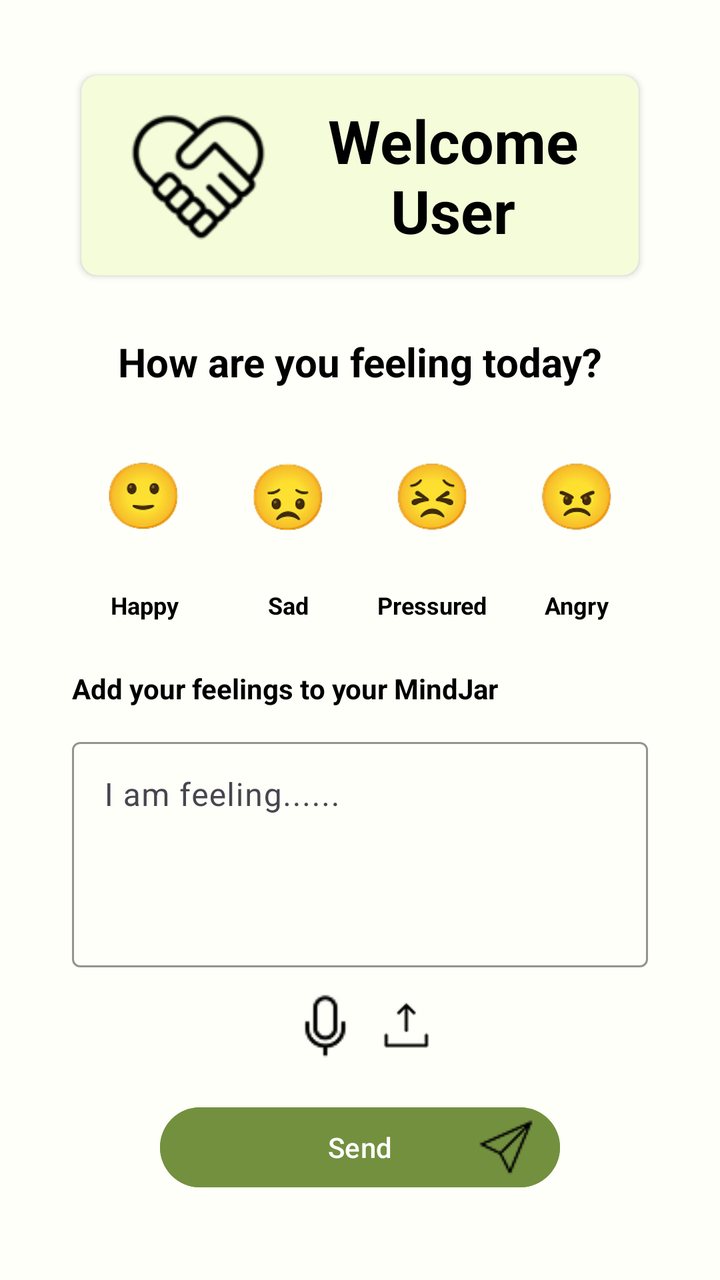
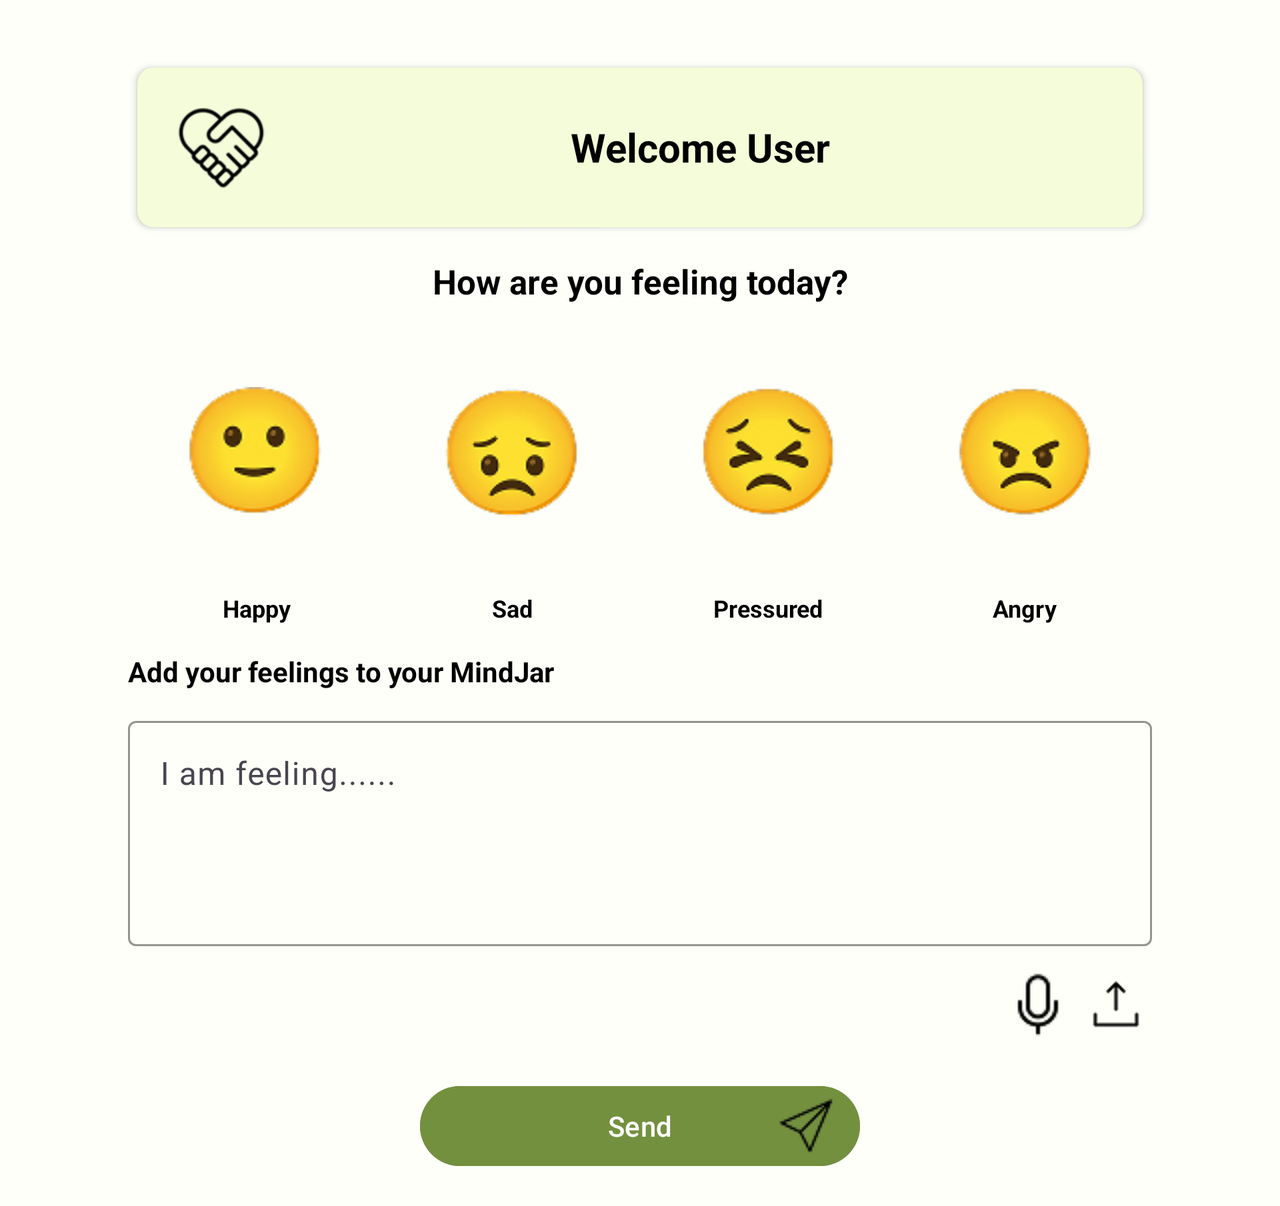

First picture: res/layout/ on a phone held upright. Second picture: the repository's own variant of that layout, on a device whose configuration matches the variant's folder. Source for both follows.
<!-- AndroidManifest.xml: application theme Theme.MyApplication -->
<!-- res/layout/fragment_home.xml -->
<?xml version="1.0" encoding="utf-8"?>
<androidx.core.widget.NestedScrollView
    xmlns:android="http://schemas.android.com/apk/res/android"
    xmlns:app="http://schemas.android.com/apk/res-auto"
    xmlns:tools="http://schemas.android.com/tools"
    android:layout_width="match_parent"
    android:layout_height="match_parent"
    android:fillViewport="true"
    android:background="@color/background_light"
    tools:context=".ui.home.HomeFragment">

    <androidx.constraintlayout.widget.ConstraintLayout
        android:layout_width="match_parent"
        android:layout_height="wrap_content">

        
        <androidx.constraintlayout.widget.Guideline
            android:id="@+id/verticalConstraint1"
            android:layout_width="wrap_content"
            android:layout_height="wrap_content"
            android:orientation="vertical"
            app:layout_constraintGuide_percent="0.10"/>

        <androidx.constraintlayout.widget.Guideline
            android:id="@+id/verticalConstraint2"
            android:layout_width="wrap_content"
            android:layout_height="wrap_content"
            android:orientation="vertical"
            app:layout_constraintGuide_percent="0.90"/>

        <androidx.constraintlayout.widget.Guideline
            android:id="@+id/horizontalConstraint1"
            android:layout_width="wrap_content"
            android:layout_height="wrap_content"
            android:orientation="horizontal"
            app:layout_constraintGuide_percent="0.05" />

        
        <androidx.cardview.widget.CardView
            android:id="@+id/cardView"
            android:layout_width="0dp"
            android:layout_height="wrap_content"
            app:cardUseCompatPadding="true"
            app:cardCornerRadius="8dp"
            app:cardElevation="2dp"
            app:cardBackgroundColor="#F4FCD9"
            app:layout_constraintTop_toTopOf="@id/horizontalConstraint1"
            app:layout_constraintStart_toStartOf="@id/verticalConstraint1"
            app:layout_constraintEnd_toStartOf="@id/verticalConstraint2">

            <LinearLayout
                android:layout_width="match_parent"
                android:layout_height="100dp"
                android:orientation="horizontal"
                android:gravity="center_vertical"
                android:padding="12dp">

                <ImageView
                    android:id="@+id/imageView"
                    android:layout_width="93dp"
                    android:layout_height="match_parent"
                    android:scaleType="centerInside"
                    android:src="@drawable/handshake"
                    android:contentDescription="@string/cd_handshake"/>

                <TextView
                    android:id="@+id/textWelcomeUser"
                    android:layout_width="0dp"
                    android:layout_height="match_parent"
                    android:layout_weight="1"
                    android:gravity="center"
                    android:text="@string/home_welcome_user"
                    android:textSize="30sp"
                    android:textStyle="bold" />
            </LinearLayout>
        </androidx.cardview.widget.CardView>

        <TextView
            android:id="@+id/textView9"
            android:layout_width="0dp"
            android:layout_height="wrap_content"
            android:layout_marginTop="24dp"
            android:text="@string/home_feeling_question"
            android:textSize="20sp"
            android:textStyle="bold"
            android:gravity="center"
            app:layout_constraintTop_toBottomOf="@id/cardView"
            app:layout_constraintStart_toStartOf="@id/verticalConstraint1"
            app:layout_constraintEnd_toStartOf="@id/verticalConstraint2" />

        
        <LinearLayout
            android:id="@+id/linearLayout"
            android:layout_width="0dp"
            android:layout_height="84dp"
            android:layout_marginTop="12dp"
            android:orientation="horizontal"
            app:layout_constraintTop_toBottomOf="@id/textView9"
            app:layout_constraintStart_toStartOf="@id/verticalConstraint1"
            app:layout_constraintEnd_toStartOf="@id/verticalConstraint2">

            <ImageView
                android:background="@drawable/bg_emotion_ripple"
                android:padding="12dp"
                android:clickable="true"
                android:focusable="true"
                android:id="@+id/happyIcon"
                android:layout_width="0dp"
                android:layout_height="match_parent"
                android:layout_weight="1"
                android:layout_margin="5dp"
                android:scaleType="centerInside"
                android:src="@drawable/slightly_happy"
                android:contentDescription="@string/cd_happy"/>

            <ImageView
                android:background="@drawable/bg_emotion_ripple"
                android:padding="12dp"
                android:clickable="true"
                android:focusable="true"
                android:id="@+id/sadIcon"
                android:layout_width="0dp"
                android:layout_height="match_parent"
                android:layout_weight="1"
                android:layout_margin="5dp"
                android:scaleType="centerInside"
                android:src="@drawable/sad"
                android:contentDescription="@string/cd_sad"/>

            <ImageView
                android:background="@drawable/bg_emotion_ripple"
                android:padding="12dp"
                android:clickable="true"
                android:focusable="true"
                android:id="@+id/pressuredIcon"
                android:layout_width="0dp"
                android:layout_height="match_parent"
                android:layout_weight="1"
                android:layout_margin="5dp"
                android:scaleType="centerInside"
                android:src="@drawable/scrunched_eyes"
                android:contentDescription="@string/cd_pressured"/>

            <ImageView
                android:background="@drawable/bg_emotion_ripple"
                android:padding="12dp"
                android:clickable="true"
                android:focusable="true"
                android:id="@+id/angryIcon"
                android:layout_width="0dp"
                android:layout_height="match_parent"
                android:layout_weight="1"
                android:layout_margin="5dp"
                android:scaleType="centerInside"
                android:src="@drawable/rage"
                android:contentDescription="@string/cd_angry"/>
        </LinearLayout>

        
        <LinearLayout
            android:id="@+id/labelsRow"
            android:layout_width="0dp"
            android:layout_height="wrap_content"
            android:layout_marginTop="4dp"
            android:orientation="horizontal"
            app:layout_constraintTop_toBottomOf="@id/linearLayout"
            app:layout_constraintStart_toStartOf="@id/verticalConstraint1"
            app:layout_constraintEnd_toStartOf="@id/verticalConstraint2">

            <TextView
                android:id="@+id/textHappy"
                android:layout_width="0dp"
                android:layout_height="wrap_content"
                android:layout_weight="1"
                android:gravity="center"
                android:text="@string/label_happy"
                android:textSize="12sp"
                android:textStyle="bold"/>

            <TextView
                android:id="@+id/textSad"
                android:layout_width="0dp"
                android:layout_height="wrap_content"
                android:layout_weight="1"
                android:gravity="center"
                android:text="@string/label_sad"
                android:textSize="12sp"
                android:textStyle="bold"/>

            <TextView
                android:id="@+id/textPressured"
                android:layout_width="0dp"
                android:layout_height="wrap_content"
                android:layout_weight="1"
                android:gravity="center"
                android:text="@string/label_pressured"
                android:textSize="12sp"
                android:textStyle="bold"/>

            <TextView
                android:id="@+id/textAngry"
                android:layout_width="0dp"
                android:layout_height="wrap_content"
                android:layout_weight="1"
                android:gravity="center"
                android:text="@string/label_angry"
                android:textSize="12sp"
                android:textStyle="bold"/>
        </LinearLayout>

        <TextView
            android:id="@+id/textView10"
            android:layout_width="0dp"
            android:layout_height="wrap_content"
            android:layout_marginTop="24dp"
            android:text="@string/home_add_your_feelings"
            android:textSize="14sp"
            android:textStyle="bold"
            app:layout_constraintTop_toBottomOf="@id/labelsRow"
            app:layout_constraintStart_toStartOf="@id/verticalConstraint1"
            app:layout_constraintEnd_toStartOf="@id/verticalConstraint2" />

        <com.google.android.material.textfield.TextInputLayout
            android:id="@+id/textInputLayout"
            android:layout_width="0dp"
            android:layout_height="wrap_content"
            android:layout_marginTop="12dp"
            app:boxStrokeColor="@color/black"
            app:boxBackgroundMode="outline"
            app:layout_constraintTop_toBottomOf="@id/textView10"
            app:layout_constraintStart_toStartOf="@id/verticalConstraint1"
            app:layout_constraintEnd_toStartOf="@id/verticalConstraint2">

            <com.google.android.material.textfield.TextInputEditText
                android:id="@+id/inputFeeling"
                android:layout_width="match_parent"
                android:layout_height="wrap_content"
                android:minLines="4"
                android:gravity="top|start"
                android:inputType="textMultiLine"
                android:hint="@string/home_feeling_hint"
                 />
        </com.google.android.material.textfield.TextInputLayout>

        <LinearLayout
            android:id="@+id/attachmentsRow"
            android:layout_width="wrap_content"
            android:layout_height="42dp"
            android:layout_marginTop="8dp"
            android:gravity="end|center_vertical"
            android:orientation="horizontal"
            app:layout_constraintTop_toBottomOf="@id/textInputLayout"
            app:layout_constraintEnd_toStartOf="@id/verticalConstraint2"
            app:layout_constraintStart_toStartOf="@id/verticalConstraint1">

            <ImageView
                android:id="@+id/imageView7"
                android:layout_width="46dp"
                android:layout_height="match_parent"
                android:src="@drawable/microphone"
                android:contentDescription="@string/cd_microphone" />

            <ImageView
                android:id="@+id/imageView8"
                android:layout_width="35dp"
                android:layout_height="match_parent"
                android:src="@drawable/upload"
                android:contentDescription="@string/cd_upload" />
        </LinearLayout>

        <Button
            android:id="@+id/button"
            android:layout_width="200dp"
            android:layout_height="wrap_content"
            android:layout_marginTop="16dp"
            android:text="@string/home_send"
            android:backgroundTint="@color/button_green"
            app:layout_constraintTop_toBottomOf="@id/attachmentsRow"
            app:layout_constraintStart_toStartOf="@id/verticalConstraint1"
            app:layout_constraintEnd_toStartOf="@id/verticalConstraint2" />

        <ImageView
            android:id="@+id/imageView10"
            android:layout_width="wrap_content"
            android:layout_height="wrap_content"
            android:src="@drawable/sent"
            android:contentDescription="@string/cd_sent"
            app:layout_constraintTop_toTopOf="@id/button"
            app:layout_constraintBottom_toBottomOf="@id/button"
            app:layout_constraintEnd_toEndOf="@id/button" />
    </androidx.constraintlayout.widget.ConstraintLayout>
</androidx.core.widget.NestedScrollView>
<!-- resources referenced by this layout -->
<resources>
  <color name="background_light">#FDFFF8</color>
  <color name="black">#FF000000</color>
  <color name="button_green">#73903F</color>
  <!-- drawable bg_emotion_ripple (drawable) -->
  <?xml version="1.0" encoding="utf-8"?>
  <ripple xmlns:android="http://schemas.android.com/apk/res/android"
      android:color="#3373903F">
  
      <item android:drawable="@drawable/bg_emotion_selector"/>
  </ripple>
  <!-- drawable handshake: png bitmap (drawable, 3329 bytes) -->
  <!-- drawable microphone: png bitmap (drawable, 717 bytes) -->
  <!-- drawable rage: png bitmap (drawable, 7156 bytes) -->
  <!-- drawable sad: png bitmap (drawable, 7088 bytes) -->
  <!-- drawable scrunched_eyes: png bitmap (drawable, 7584 bytes) -->
  <!-- drawable sent: png bitmap (drawable, 726 bytes) -->
  <!-- drawable slightly_happy: png bitmap (drawable, 6853 bytes) -->
  <!-- drawable upload: png bitmap (drawable, 522 bytes) -->
  <string name="cd_angry">Angry emoji</string>
  <string name="cd_handshake">Handshake illustration</string>
  <string name="cd_happy">Happy emoji</string>
  <string name="cd_microphone">Record voice</string>
  <string name="cd_pressured">Pressured emoji</string>
  <string name="cd_sad">Sad emoji</string>
  <string name="cd_sent">Sent indicator</string>
  <string name="cd_upload">Upload attachment</string>
  <string name="home_add_your_feelings">Add your feelings to your MindJar</string>
  <string name="home_feeling_hint">I am feeling......</string>
  <string name="home_feeling_question">How are you feeling today?</string>
  <string name="home_send">Send</string>
  <string name="home_welcome_user">Welcome User</string>
  <string name="label_angry">Angry</string>
  <string name="label_happy">Happy</string>
  <string name="label_pressured">Pressured</string>
  <string name="label_sad">Sad</string>
  <style name="Theme.MyApplication" parent="Base.Theme.MyApplication" />
  <!-- drawable bg_emotion_selector (drawable) -->
  <?xml version="1.0" encoding="utf-8"?>
  <selector xmlns:android="http://schemas.android.com/apk/res/android">
      <item android:state_selected="true"
          android:drawable="@drawable/bg_emotion_selected"/>
      <item android:drawable="@drawable/bg_emotion_default"/>
  </selector>
  <style name="Base.Theme.MyApplication" parent="Theme.Material3.DayNight.NoActionBar">
          
          
          <item name="android:textColor">@color/black</item>
      </style>
  <!-- drawable bg_emotion_selected (drawable) -->
  <?xml version="1.0" encoding="utf-8"?>
  <shape xmlns:android="http://schemas.android.com/apk/res/android">
      <solid android:color="#EAF2E3"/> 
      <stroke
          android:width="2dp"
          android:color="#73903F"/>
      <corners android:radius="12dp"/>
  </shape>
</resources>
<!-- res/layout-land/fragment_home.xml (the repository's variant of the layout above) -->
<!-- drawn on the phone turned sideways -->
<?xml version="1.0" encoding="utf-8"?>
<androidx.core.widget.NestedScrollView
    xmlns:android="http://schemas.android.com/apk/res/android"
    xmlns:app="http://schemas.android.com/apk/res-auto"
    xmlns:tools="http://schemas.android.com/tools"
    android:layout_width="match_parent"
    android:layout_height="match_parent"
    android:fillViewport="true"
    android:scrollbars="vertical"
    android:overScrollMode="always"
    android:isScrollContainer="true"
    android:clipToPadding="false"
    android:paddingTop="16dp"
    android:paddingBottom="16dp"
    android:background="@color/background_light"
    tools:context=".ui.home.HomeFragment">

    <androidx.constraintlayout.widget.ConstraintLayout
        android:layout_width="match_parent"
        android:layout_height="wrap_content">

        
        <androidx.constraintlayout.widget.Guideline
            android:id="@+id/verticalConstraint1"
            android:orientation="vertical"
            android:layout_width="wrap_content"
            android:layout_height="wrap_content"
            app:layout_constraintGuide_percent="0.10" />

        <androidx.constraintlayout.widget.Guideline
            android:id="@+id/verticalConstraint2"
            android:orientation="vertical"
            android:layout_width="wrap_content"
            android:layout_height="wrap_content"
            app:layout_constraintGuide_percent="0.90" />

        
        <androidx.cardview.widget.CardView
            android:id="@+id/cardView"
            android:layout_width="0dp"
            android:layout_height="wrap_content"
            android:layout_marginTop="12dp"
            app:cardBackgroundColor="#F4FCD9"
            app:layout_constraintTop_toTopOf="parent"
            app:layout_constraintStart_toStartOf="@id/verticalConstraint1"
            app:layout_constraintEnd_toStartOf="@id/verticalConstraint2"
            app:layout_constraintWidth_max="900dp"
            app:cardUseCompatPadding="true"
            app:cardCornerRadius="8dp"
            app:cardElevation="2dp">

            <LinearLayout
                android:layout_width="match_parent"
                android:layout_height="80dp"
                android:orientation="horizontal"
                android:gravity="center_vertical"
                android:padding="12dp"
                android:baselineAligned="false">

                <ImageView
                    android:id="@+id/imageView"
                    android:layout_width="60dp"
                    android:layout_height="match_parent"
                    android:scaleType="centerInside"
                    android:src="@drawable/handshake"
                    android:contentDescription="@string/cd_handshake"/>

                <TextView
                    android:id="@+id/textWelcomeUser"
                    android:layout_width="0dp"
                    android:layout_height="match_parent"
                    android:layout_weight="1"
                    android:gravity="center"
                    android:text="@string/home_welcome_user"
                    android:textSize="20sp"
                    android:textStyle="bold" />
            </LinearLayout>
        </androidx.cardview.widget.CardView>

        <TextView
            android:id="@+id/textView9"
            android:layout_width="0dp"
            android:layout_height="wrap_content"
            android:layout_marginTop="10dp"
            android:gravity="center"
            android:text="@string/home_feeling_question"
            android:textSize="17sp"
            android:textStyle="bold"
            app:layout_constraintStart_toStartOf="@id/verticalConstraint1"
            app:layout_constraintEnd_toStartOf="@id/verticalConstraint2"
            app:layout_constraintTop_toBottomOf="@id/cardView"
            app:layout_constraintWidth_max="900dp"/>

        
        <LinearLayout
            android:id="@+id/linearLayout"
            android:layout_width="0dp"
            android:layout_height="128dp"
            android:layout_marginTop="10dp"
            android:orientation="horizontal"
            android:baselineAligned="false"
            app:layout_constraintStart_toStartOf="@id/verticalConstraint1"
            app:layout_constraintEnd_toStartOf="@id/verticalConstraint2"
            app:layout_constraintTop_toBottomOf="@id/textView9"
            app:layout_constraintWidth_max="900dp">

            
            <FrameLayout
                android:layout_width="0dp"
                android:layout_height="match_parent"
                android:layout_weight="1"
                android:layout_margin="6dp"
                android:padding="10dp">
                <ImageView
                    android:background="@drawable/bg_emotion_ripple"
                    android:padding="12dp"
                    android:clickable="true"
                    android:focusable="true"
                    android:id="@+id/happyIcon"
                    android:layout_width="match_parent"
                    android:layout_height="match_parent"
                    android:scaleType="fitCenter"
                    android:src="@drawable/slightly_happy"
                    android:contentDescription="@string/cd_happy"/>
            </FrameLayout>

            
            <FrameLayout
                android:layout_width="0dp"
                android:layout_height="match_parent"
                android:layout_weight="1"
                android:layout_margin="6dp"
                android:padding="10dp">
                <ImageView
                    android:background="@drawable/bg_emotion_ripple"
                    android:padding="12dp"
                    android:clickable="true"
                    android:focusable="true"
                    android:id="@+id/sadIcon"
                    android:layout_width="match_parent"
                    android:layout_height="match_parent"
                    android:scaleType="fitCenter"
                    android:src="@drawable/sad"
                    android:contentDescription="@string/cd_sad"/>
            </FrameLayout>

            
            <FrameLayout
                android:layout_width="0dp"
                android:layout_height="match_parent"
                android:layout_weight="1"
                android:layout_margin="6dp"
                android:padding="10dp">
                <ImageView
                    android:background="@drawable/bg_emotion_ripple"
                    android:padding="12dp"
                    android:clickable="true"
                    android:focusable="true"
                    android:id="@+id/pressuredIcon"
                    android:layout_width="match_parent"
                    android:layout_height="match_parent"
                    android:scaleType="fitCenter"
                    android:src="@drawable/scrunched_eyes"
                    android:contentDescription="@string/cd_pressured"/>
            </FrameLayout>

            
            <FrameLayout
                android:layout_width="0dp"
                android:layout_height="match_parent"
                android:layout_weight="1"
                android:layout_margin="6dp"
                android:padding="10dp">
                <ImageView
                    android:background="@drawable/bg_emotion_ripple"
                    android:padding="12dp"
                    android:clickable="true"
                    android:focusable="true"
                    android:id="@+id/angryIcon"
                    android:layout_width="match_parent"
                    android:layout_height="match_parent"
                    android:scaleType="fitCenter"
                    android:src="@drawable/rage"
                    android:contentDescription="@string/cd_angry"/>
            </FrameLayout>
        </LinearLayout>

        
        <LinearLayout
            android:id="@+id/labelsRow"
            android:baselineAligned="false"
            android:layout_width="0dp"
            android:layout_height="wrap_content"
            android:layout_marginTop="6dp"
            android:orientation="horizontal"
            app:layout_constraintStart_toStartOf="@id/verticalConstraint1"
            app:layout_constraintEnd_toStartOf="@id/verticalConstraint2"
            app:layout_constraintTop_toBottomOf="@id/linearLayout"
            app:layout_constraintWidth_max="900dp">

            <TextView
                android:layout_width="0dp"
                android:layout_height="wrap_content"
                android:layout_weight="1"
                android:gravity="center"
                android:text="@string/label_happy"
                android:textSize="12sp"
                android:textStyle="bold"/>

            <TextView
                android:layout_width="0dp"
                android:layout_height="wrap_content"
                android:layout_weight="1"
                android:gravity="center"
                android:text="@string/label_sad"
                android:textSize="12sp"
                android:textStyle="bold"/>

            <TextView
                android:layout_width="0dp"
                android:layout_height="wrap_content"
                android:layout_weight="1"
                android:gravity="center"
                android:text="@string/label_pressured"
                android:textSize="12sp"
                android:textStyle="bold"/>

            <TextView
                android:layout_width="0dp"
                android:layout_height="wrap_content"
                android:layout_weight="1"
                android:gravity="center"
                android:text="@string/label_angry"
                android:textSize="12sp"
                android:textStyle="bold"/>
        </LinearLayout>

        
        <TextView
            android:id="@+id/textView10"
            android:layout_width="0dp"
            android:layout_height="wrap_content"
            android:layout_marginTop="14dp"
            android:text="@string/home_add_your_feelings"
            android:textSize="14sp"
            android:textStyle="bold"
            app:layout_constraintStart_toStartOf="@id/verticalConstraint1"
            app:layout_constraintEnd_toStartOf="@id/verticalConstraint2"
            app:layout_constraintTop_toBottomOf="@id/labelsRow"
            app:layout_constraintWidth_max="900dp"/>

        <com.google.android.material.textfield.TextInputLayout
            android:id="@+id/textInputLayout"
            android:layout_width="0dp"
            android:layout_height="wrap_content"
            android:layout_marginTop="10dp"
            app:boxBackgroundMode="outline"
            app:boxStrokeColor="@color/black"
            app:layout_constraintStart_toStartOf="@id/verticalConstraint1"
            app:layout_constraintEnd_toStartOf="@id/verticalConstraint2"
            app:layout_constraintTop_toBottomOf="@id/textView10"
            app:layout_constraintWidth_percent="0.8"
            app:layout_constraintWidth_max="900dp">

            <com.google.android.material.textfield.TextInputEditText
                android:id="@+id/inputFeeling"
                android:layout_width="match_parent"
                android:layout_height="wrap_content"
                android:minLines="4"
                android:gravity="top|start"
                android:inputType="textMultiLine"
                android:hint="@string/home_feeling_hint" />
        </com.google.android.material.textfield.TextInputLayout>

        
        <LinearLayout
            android:id="@+id/attachmentsRow"
            android:layout_width="0dp"
            android:layout_height="42dp"
            android:layout_marginTop="8dp"
            android:gravity="end|center_vertical"
            android:orientation="horizontal"
            app:layout_constraintStart_toStartOf="@id/verticalConstraint1"
            app:layout_constraintEnd_toStartOf="@id/verticalConstraint2"
            app:layout_constraintTop_toBottomOf="@id/textInputLayout"
            app:layout_constraintWidth_percent="0.8"
            app:layout_constraintWidth_max="900dp">

            <ImageView
                android:id="@+id/imageView7"
                android:layout_width="42dp"
                android:layout_height="match_parent"
                android:src="@drawable/microphone"
                android:contentDescription="@string/cd_microphone" />

            <ImageView
                android:id="@+id/imageView8"
                android:layout_width="36dp"
                android:layout_height="match_parent"
                android:src="@drawable/upload"
                android:contentDescription="@string/cd_upload" />
        </LinearLayout>

        
        <Button
            android:id="@+id/button"
            android:layout_width="220dp"
            android:layout_height="wrap_content"
            android:layout_marginTop="16dp"
            android:text="@string/home_send"
            android:backgroundTint="@color/button_green"
            app:layout_constraintStart_toStartOf="@id/verticalConstraint1"
            app:layout_constraintEnd_toStartOf="@id/verticalConstraint2"
            app:layout_constraintTop_toBottomOf="@id/attachmentsRow"
            app:layout_constraintWidth_max="900dp"/>

        <ImageView
            android:id="@+id/imageView10"
            android:layout_width="wrap_content"
            android:layout_height="wrap_content"
            android:src="@drawable/sent"
            android:contentDescription="@string/cd_sent"
            app:layout_constraintTop_toTopOf="@id/button"
            app:layout_constraintBottom_toBottomOf="@id/button"
            app:layout_constraintEnd_toEndOf="@id/button" />

    </androidx.constraintlayout.widget.ConstraintLayout>
</androidx.core.widget.NestedScrollView>
